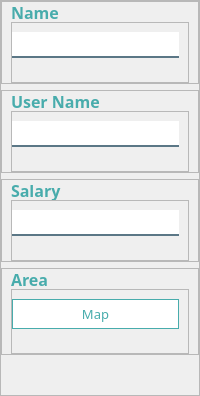
           <widget class="QFrame" name="frame_6">
            <property name="frameShape">
             <enum>QFrame::StyledPanel</enum>
            </property>
            <property name="frameShadow">
             <enum>QFrame::Raised</enum>
            </property>
            <layout class="QVBoxLayout" name="verticalLayout_5">
             <property name="leftMargin">
              <number>0</number>
             </property>
             <property name="topMargin">
              <number>0</number>
             </property>
             <property name="rightMargin">
              <number>0</number>
             </property>
             <property name="bottomMargin">
              <number>40</number>
             </property>
             <item>
              <widget class="QFrame" name="frame_14">
               <property name="frameShape">
                <enum>QFrame::StyledPanel</enum>
               </property>
               <property name="frameShadow">
                <enum>QFrame::Raised</enum>
               </property>
               <layout class="QVBoxLayout" name="verticalLayout_11">
                <property name="spacing">
                 <number>0</number>
                </property>
                <property name="topMargin">
                 <number>0</number>
                </property>
                <property name="bottomMargin">
                 <number>0</number>
                </property>
                <item>
                 <widget class="QLabel" name="label_83">
                  <property name="maximumSize">
                   <size>
                    <width>120</width>
                    <height>20</height>
                   </size>
                  </property>
                  <property name="font">
                   <font>
                    <family>Century Gothic</family>
                    <pointsize>12</pointsize>
                    <weight>75</weight>
                    <bold>true</bold>
                   </font>
                  </property>
                  <property name="styleSheet">
                   <string notr="true">color:#48ACAC</string>
                  </property>
                  <property name="text">
                   <string>Name</string>
                  </property>
                 </widget>
                </item>
                <item>
                 <widget class="QFrame" name="frame_23">
                  <property name="frameShape">
                   <enum>QFrame::StyledPanel</enum>
                  </property>
                  <property name="frameShadow">
                   <enum>QFrame::Raised</enum>
                  </property>
                  <layout class="QVBoxLayout" name="verticalLayout_20">
                   <property name="spacing">
                    <number>1</number>
                   </property>
                   <property name="leftMargin">
                    <number>0</number>
                   </property>
                   <item>
                    <widget class="QLineEdit" name="txtName">
                     <property name="font">
                      <font>
                       <pointsize>10</pointsize>
                      </font>
                     </property>
                     <property name="styleSheet">
                      <string notr="true">background-color:white;
border:none;
border-bottom:2px solid rgba(46, 82, 101, 200);
color:black;
padding-bottom:7px;</string>
                     </property>
                     <property name="placeholderText">
                      <string/>
                     </property>
                    </widget>
                   </item>
                   <item>
                    <widget class="QLabel" name="lblNameValidation">
                     <property name="styleSheet">
                      <string notr="true">color: rgb(255, 0, 0);</string>
                     </property>
                     <property name="text">
                      <string/>
                     </property>
                    </widget>
                   </item>
                  </layout>
                 </widget>
                </item>
               </layout>
              </widget>
             </item>
             <item>
              <widget class="QFrame" name="frame_15">
               <property name="frameShape">
                <enum>QFrame::StyledPanel</enum>
               </property>
               <property name="frameShadow">
                <enum>QFrame::Raised</enum>
               </property>
               <layout class="QVBoxLayout" name="verticalLayout_12">
                <property name="spacing">
                 <number>0</number>
                </property>
                <property name="topMargin">
                 <number>0</number>
                </property>
                <property name="bottomMargin">
                 <number>0</number>
                </property>
                <item>
                 <widget class="QLabel" name="label_84">
                  <property name="maximumSize">
                   <size>
                    <width>120</width>
                    <height>20</height>
                   </size>
                  </property>
                  <property name="font">
                   <font>
                    <family>Century Gothic</family>
                    <pointsize>12</pointsize>
                    <weight>75</weight>
                    <bold>true</bold>
                   </font>
                  </property>
                  <property name="styleSheet">
                   <string notr="true">color:#48ACAC</string>
                  </property>
                  <property name="text">
                   <string>User Name</string>
                  </property>
                 </widget>
                </item>
                <item>
                 <widget class="QFrame" name="frame_26">
                  <property name="frameShape">
                   <enum>QFrame::StyledPanel</enum>
                  </property>
                  <property name="frameShadow">
                   <enum>QFrame::Raised</enum>
                  </property>
                  <layout class="QVBoxLayout" name="verticalLayout_23">
                   <property name="spacing">
                    <number>1</number>
                   </property>
                   <property name="leftMargin">
                    <number>0</number>
                   </property>
                   <item>
                    <widget class="QLineEdit" name="txtUserName">
                     <property name="font">
                      <font>
                       <pointsize>10</pointsize>
                      </font>
                     </property>
                     <property name="styleSheet">
                      <string notr="true">background-color:white;
border:none;
border-bottom:2px solid rgba(46, 82, 101, 200);
color:black;
padding-bottom:7px;</string>
                     </property>
                     <property name="placeholderText">
                      <string/>
                     </property>
                    </widget>
                   </item>
                   <item>
                    <widget class="QLabel" name="lblUserNameValidation">
                     <property name="styleSheet">
                      <string notr="true">color: rgb(255, 0, 0);</string>
                     </property>
                     <property name="text">
                      <string/>
                     </property>
                    </widget>
                   </item>
                  </layout>
                 </widget>
                </item>
               </layout>
              </widget>
             </item>
             <item>
              <widget class="QFrame" name="frame_16">
               <property name="frameShape">
                <enum>QFrame::StyledPanel</enum>
               </property>
               <property name="frameShadow">
                <enum>QFrame::Raised</enum>
               </property>
               <layout class="QVBoxLayout" name="verticalLayout_13">
                <property name="spacing">
                 <number>0</number>
                </property>
                <property name="topMargin">
                 <number>0</number>
                </property>
                <property name="bottomMargin">
                 <number>0</number>
                </property>
                <item>
                 <widget class="QLabel" name="label_85">
                  <property name="maximumSize">
                   <size>
                    <width>120</width>
                    <height>20</height>
                   </size>
                  </property>
                  <property name="font">
                   <font>
                    <family>Century Gothic</family>
                    <pointsize>12</pointsize>
                    <weight>75</weight>
                    <bold>true</bold>
                   </font>
                  </property>
                  <property name="styleSheet">
                   <string notr="true">color:#48ACAC</string>
                  </property>
                  <property name="text">
                   <string>Salary</string>
                  </property>
                 </widget>
                </item>
                <item>
                 <widget class="QFrame" name="frame_29">
                  <property name="frameShape">
                   <enum>QFrame::StyledPanel</enum>
                  </property>
                  <property name="frameShadow">
                   <enum>QFrame::Raised</enum>
                  </property>
                  <layout class="QVBoxLayout" name="verticalLayout_26">
                   <property name="spacing">
                    <number>1</number>
                   </property>
                   <property name="leftMargin">
                    <number>0</number>
                   </property>
                   <item>
                    <widget class="QLineEdit" name="txtSalary">
                     <property name="font">
                      <font>
                       <pointsize>10</pointsize>
                      </font>
                     </property>
                     <property name="styleSheet">
                      <string notr="true">background-color:white;
border:none;
border-bottom:2px solid rgba(46, 82, 101, 200);
color:black;
padding-bottom:7px;</string>
                     </property>
                     <property name="inputMethodHints">
                      <set>Qt::ImhDigitsOnly</set>
                     </property>
                     <property name="placeholderText">
                      <string/>
                     </property>
                    </widget>
                   </item>
                   <item>
                    <widget class="QLabel" name="lblSalaryValidation">
                     <property name="styleSheet">
                      <string notr="true">color: rgb(255, 0, 0);</string>
                     </property>
                     <property name="text">
                      <string/>
                     </property>
                    </widget>
                   </item>
                  </layout>
                 </widget>
                </item>
               </layout>
              </widget>
             </item>
             <item>
              <widget class="QFrame" name="frame_17">
               <property name="frameShape">
                <enum>QFrame::StyledPanel</enum>
               </property>
               <property name="frameShadow">
                <enum>QFrame::Raised</enum>
               </property>
               <layout class="QVBoxLayout" name="verticalLayout_14">
                <property name="spacing">
                 <number>0</number>
                </property>
                <property name="topMargin">
                 <number>0</number>
                </property>
                <property name="bottomMargin">
                 <number>0</number>
                </property>
                <item>
                 <widget class="QLabel" name="label_86">
                  <property name="maximumSize">
                   <size>
                    <width>120</width>
                    <height>20</height>
                   </size>
                  </property>
                  <property name="font">
                   <font>
                    <family>Century Gothic</family>
                    <pointsize>12</pointsize>
                    <weight>75</weight>
                    <bold>true</bold>
                   </font>
                  </property>
                  <property name="styleSheet">
                   <string notr="true">color:#48ACAC</string>
                  </property>
                  <property name="text">
                   <string>Area</string>
                  </property>
                 </widget>
                </item>
                <item>
                 <widget class="QFrame" name="frame_32">
                  <property name="frameShape">
                   <enum>QFrame::StyledPanel</enum>
                  </property>
                  <property name="frameShadow">
                   <enum>QFrame::Raised</enum>
                  </property>
                  <layout class="QVBoxLayout" name="verticalLayout_29">
                   <property name="spacing">
                    <number>1</number>
                   </property>
                   <property name="leftMargin">
                    <number>0</number>
                   </property>
                   <item>
                    <widget class="QPushButton" name="btnArea">
                     <property name="minimumSize">
                      <size>
                       <width>0</width>
                       <height>30</height>
                      </size>
                     </property>
                     <property name="maximumSize">
                      <size>
                       <width>16777215</width>
                       <height>35</height>
                      </size>
                     </property>
                     <property name="font">
                      <font>
                       <family>Century Gothic</family>
                       <pointsize>10</pointsize>
                      </font>
                     </property>
                     <property name="cursor">
                      <cursorShape>PointingHandCursor</cursorShape>
                     </property>
                     <property name="styleSheet">
                      <string notr="true">#btnArea
{
border:1px solid #48ACAC;
background-color: rgb(255, 255, 255);
color: rgb(72, 172, 172);

}
#btnArea::hover
{
background-color:#48ACAC;
color: white;

}



</string>
                     </property>
                     <property name="text">
                      <string>Map</string>
                     </property>
                    </widget>
                   </item>
                   <item>
                    <widget class="QLabel" name="lblAreaValidation">
                     <property name="styleSheet">
                      <string notr="true">color: rgb(255, 0, 0);</string>
                     </property>
                     <property name="text">
                      <string/>
                     </property>
                    </widget>
                   </item>
                  </layout>
                 </widget>
                </item>
               </layout>
              </widget>
             </item>
            </layout>
           </widget>
